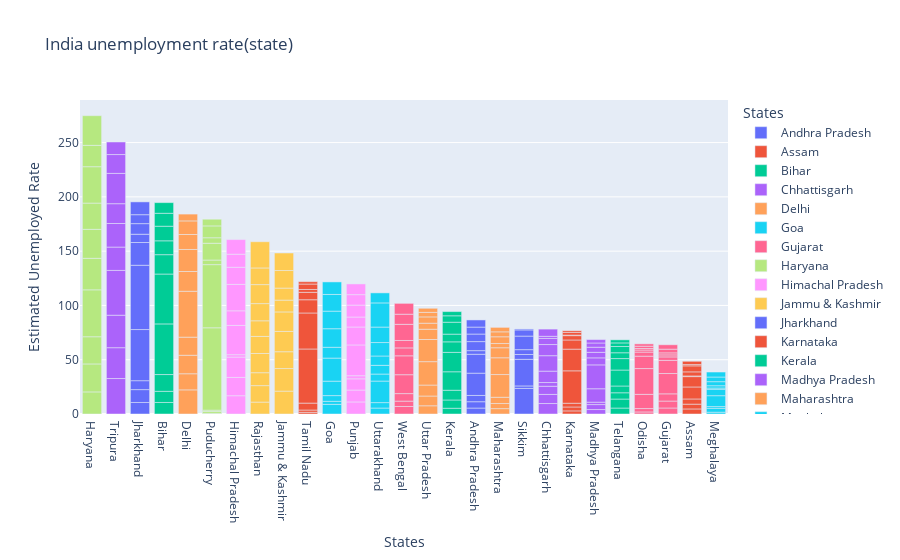

Notebook source saved alongside this figure:
### Code cell
fg=px.bar(data,x='States',y='Estimated Unemployed Rate',title='India unemployment rate(state)',template='plotly',color='States')
fg.update_layout(xaxis={'categoryorder':'total descending'})
fg.show()

### Figure 1 — Plotly figure (JSON) as saved in the notebook; plotly's stock layout.template omitted (floating-point values rounded to 4 significant figures)
{"data": [{"alignmentgroup": "True", "hovertemplate": "States=%{x}<br>Estimated Unemployed Rate=%{y}<extra></extra>", "legendgroup": "Andhra Pradesh", "marker": {"color": "#636efa", "pattern": {"shape": ""}}, "name": "Andhra Pradesh", "offsetgroup": "Andhra Pradesh", "orientation": "v", "showlegend": true, "textposition": "auto", "type": "bar", "x": ["Andhra Pradesh", "Andhra Pradesh", "Andhra Pradesh", "Andhra Pradesh", "Andhra Pradesh", "Andhra Pradesh", "Andhra Pradesh", "Andhra Pradesh", "Andhra Pradesh", "Andhra Pradesh"], "xaxis": "x", "y": [5.48, 5.83, 5.79, 20.51, 17.43, 3.31, 8.34, 6.96, 6.4, 6.59], "yaxis": "y"}, {"alignmentgroup": "True", "hovertemplate": "States=%{x}<br>Estimated Unemployed Rate=%{y}<extra></extra>", "legendgroup": "Assam", "marker": {"color": "#EF553B", "pattern": {"shape": ""}}, "name": "Assam", "offsetgroup": "Assam", "orientation": "v", "showlegend": true, "textposition": "auto", "type": "bar", "x": ["Assam", "Assam", "Assam", "Assam", "Assam", "Assam", "Assam", "Assam", "Assam", "Assam"], "xaxis": "x", "y": [4.66, 4.41, 4.77, 11.06, 9.55, 0.6, 3.77, 5.53, 1.19, 3.02], "yaxis": "y"}, {"alignmentgroup": "True", "hovertemplate": "States=%{x}<br>Estimated Unemployed Rate=%{y}<extra></extra>", "legendgroup": "Bihar", "marker": {"color": "#00cc96", "pattern": {"shape": ""}}, "name": "Bihar", "offsetgroup": "Bihar", "orientation": "v", "showlegend": true, "textposition": "auto", "type": "bar", "x": ["Bihar", "Bihar", "Bihar", "Bihar", "Bihar", "Bihar", "Bihar", "Bihar", "Bihar", "Bihar"], "xaxis": "x", "y": [10.61, 10.29, 15.43, 46.64, 45.96, 17.82, 12.79, 13.44, 11.91, 9.82], "yaxis": "y"}, {"alignmentgroup": "True", "hovertemplate": "States=%{x}<br>Estimated Unemployed Rate=%{y}<extra></extra>", "legendgroup": "Chhattisgarh", "marker": {"color": "#ab63fa", "pattern": {"shape": ""}}, "name": "Chhattisgarh", "offsetgroup": "Chhattisgarh", "orientation": "v", "showlegend": true, "textposition": "auto", "type": "bar", "x": ["Chhattisgarh", "Chhattisgarh", "Chhattisgarh", "Chhattisgarh", "Chhattisgarh", "Chhattisgarh", "Chhattisgarh", "Chhattisgarh", "Chhattisgarh", "Chhattisgarh"], "xaxis": "x", "y": [9.65, 8.38, 7.54, 3.41, 10.5, 14.23, 10.27, 5.63, 1.96, 6.62], "yaxis": "y"}, {"alignmentgroup": "True", "hovertemplate": "States=%{x}<br>Estimated Unemployed Rate=%{y}<extra></extra>", "legendgroup": "Delhi", "marker": {"color": "#FFA15A", "pattern": {"shape": ""}}, "name": "Delhi", "offsetgroup": "Delhi", "orientation": "v", "showlegend": true, "textposition": "auto", "type": "bar", "x": ["Delhi", "Delhi", "Delhi", "Delhi", "Delhi", "Delhi", "Delhi", "Delhi", "Delhi", "Delhi"], "xaxis": "x", "y": [22.23, 14.84, 17.04, 16.68, 42.27, 18.19, 20.3, 13.79, 12.53, 6.27], "yaxis": "y"}, {"alignmentgroup": "True", "hovertemplate": "States=%{x}<br>Estimated Unemployed Rate=%{y}<extra></extra>", "legendgroup": "Goa", "marker": {"color": "#19d3f3", "pattern": {"shape": ""}}, "name": "Goa", "offsetgroup": "Goa", "orientation": "v", "showlegend": true, "textposition": "auto", "type": "bar", "x": ["Goa", "Goa", "Goa", "Goa", "Goa", "Goa", "Goa", "Goa", "Goa", "Goa"], "xaxis": "x", "y": [8.89, 2.81, 5.25, 13.31, 21.25, 9.96, 17.07, 16.21, 15.38, 11.54], "yaxis": "y"}, {"alignmentgroup": "True", "hovertemplate": "States=%{x}<br>Estimated Unemployed Rate=%{y}<extra></extra>", "legendgroup": "Gujarat", "marker": {"color": "#FF6692", "pattern": {"shape": ""}}, "name": "Gujarat", "offsetgroup": "Gujarat", "orientation": "v", "showlegend": true, "textposition": "auto", "type": "bar", "x": ["Gujarat", "Gujarat", "Gujarat", "Gujarat", "Gujarat", "Gujarat", "Gujarat", "Gujarat", "Gujarat", "Gujarat"], "xaxis": "x", "y": [5.54, 6.38, 6.66, 18.71, 12.11, 3.2, 1.84, 1.87, 3.42, 4.03], "yaxis": "y"}, {"alignmentgroup": "True", "hovertemplate": "States=%{x}<br>Estimated Unemployed Rate=%{y}<extra></extra>", "legendgroup": "Haryana", "marker": {"color": "#B6E880", "pattern": {"shape": ""}}, "name": "Haryana", "offsetgroup": "Haryana", "orientation": "v", "showlegend": true, "textposition": "auto", "type": "bar", "x": ["Haryana", "Haryana", "Haryana", "Haryana", "Haryana", "Haryana", "Haryana", "Haryana", "Haryana", "Haryana"], "xaxis": "x", "y": [20.34, 25.77, 25.05, 43.22, 29.02, 26.7, 24.18, 33.5, 19.68, 27.31], "yaxis": "y"}, {"alignmentgroup": "True", "hovertemplate": "States=%{x}<br>Estimated Unemployed Rate=%{y}<extra></extra>", "legendgroup": "Himachal Pradesh", "marker": {"color": "#FF97FF", "pattern": {"shape": ""}}, "name": "Himachal Pradesh", "offsetgroup": "Himachal Pradesh", "orientation": "v", "showlegend": true, "textposition": "auto", "type": "bar", "x": ["Himachal Pradesh", "Himachal Pradesh", "Himachal Pradesh", "Himachal Pradesh", "Himachal Pradesh", "Himachal Pradesh", "Himachal Pradesh", "Himachal Pradesh", "Himachal Pradesh", "Himachal Pradesh"], "xaxis": "x", "y": [16.83, 16.84, 18.76, 2.2, 26.95, 13.47, 24.31, 15.79, 12.04, 13.46], "yaxis": "y"}, {"alignmentgroup": "True", "hovertemplate": "States=%{x}<br>Estimated Unemployed Rate=%{y}<extra></extra>", "legendgroup": "Jammu & Kashmir", "marker": {"color": "#FECB52", "pattern": {"shape": ""}}, "name": "Jammu & Kashmir", "offsetgroup": "Jammu & Kashmir", "orientation": "v", "showlegend": true, "textposition": "auto", "type": "bar", "x": ["Jammu & Kashmir", "Jammu & Kashmir", "Jammu & Kashmir", "Jammu & Kashmir", "Jammu & Kashmir", "Jammu & Kashmir", "Jammu & Kashmir", "Jammu & Kashmir", "Jammu & Kashmir"], "xaxis": "x", "y": [21.08, 20.78, 15.5, 18.74, 17.92, 10.88, 11.09, 16.17, 16.14], "yaxis": "y"}, {"alignmentgroup": "True", "hovertemplate": "States=%{x}<br>Estimated Unemployed Rate=%{y}<extra></extra>", "legendgroup": "Jharkhand", "marker": {"color": "#636efa", "pattern": {"shape": ""}}, "name": "Jharkhand", "offsetgroup": "Jharkhand", "orientation": "v", "showlegend": true, "textposition": "auto", "type": "bar", "x": ["Jharkhand", "Jharkhand", "Jharkhand", "Jharkhand", "Jharkhand", "Jharkhand", "Jharkhand", "Jharkhand", "Jharkhand", "Jharkhand"], "xaxis": "x", "y": [10.61, 11.85, 8.23, 47.09, 59.23, 20.95, 7.63, 9.76, 8.24, 11.8], "yaxis": "y"}, {"alignmentgroup": "True", "hovertemplate": "States=%{x}<br>Estimated Unemployed Rate=%{y}<extra></extra>", "legendgroup": "Karnataka", "marker": {"color": "#EF553B", "pattern": {"shape": ""}}, "name": "Karnataka", "offsetgroup": "Karnataka", "orientation": "v", "showlegend": true, "textposition": "auto", "type": "bar", "x": ["Karnataka", "Karnataka", "Karnataka", "Karnataka", "Karnataka", "Karnataka", "Karnataka", "Karnataka", "Karnataka", "Karnataka"], "xaxis": "x", "y": [2.86, 3.61, 3.46, 29.84, 19.97, 8.44, 4.01, 0.5, 2.41, 1.58], "yaxis": "y"}, {"alignmentgroup": "True", "hovertemplate": "States=%{x}<br>Estimated Unemployed Rate=%{y}<extra></extra>", "legendgroup": "Kerala", "marker": {"color": "#00cc96", "pattern": {"shape": ""}}, "name": "Kerala", "offsetgroup": "Kerala", "orientation": "v", "showlegend": true, "textposition": "auto", "type": "bar", "x": ["Kerala", "Kerala", "Kerala", "Kerala", "Kerala", "Kerala", "Kerala", "Kerala", "Kerala", "Kerala"], "xaxis": "x", "y": [5.31, 7.6, 8.99, 16.99, 17.88, 9.71, 7.09, 10.98, 5.91, 3.88], "yaxis": "y"}, {"alignmentgroup": "True", "hovertemplate": "States=%{x}<br>Estimated Unemployed Rate=%{y}<extra></extra>", "legendgroup": "Madhya Pradesh", "marker": {"color": "#ab63fa", "pattern": {"shape": ""}}, "name": "Madhya Pradesh", "offsetgroup": "Madhya Pradesh", "orientation": "v", "showlegend": true, "textposition": "auto", "type": "bar", "x": ["Madhya Pradesh", "Madhya Pradesh", "Madhya Pradesh", "Madhya Pradesh", "Madhya Pradesh", "Madhya Pradesh", "Madhya Pradesh", "Madhya Pradesh", "Madhya Pradesh", "Madhya Pradesh"], "xaxis": "x", "y": [4.11, 4.57, 2.22, 12.36, 21.98, 6.48, 5.08, 4.7, 3.91, 3.13], "yaxis": "y"}, {"alignmentgroup": "True", "hovertemplate": "States=%{x}<br>Estimated Unemployed Rate=%{y}<extra></extra>", "legendgroup": "Maharashtra", "marker": {"color": "#FFA15A", "pattern": {"shape": ""}}, "name": "Maharashtra", "offsetgroup": "Maharashtra", "orientation": "v", "showlegend": true, "textposition": "auto", "type": "bar", "x": ["Maharashtra", "Maharashtra", "Maharashtra", "Maharashtra", "Maharashtra", "Maharashtra", "Maharashtra", "Maharashtra", "Maharashtra", "Maharashtra"], "xaxis": "x", "y": [4.95, 4.69, 5.79, 20.9, 15.46, 9.23, 3.89, 6.23, 4.55, 4.1], "yaxis": "y"}, {"alignmentgroup": "True", "hovertemplate": "States=%{x}<br>Estimated Unemployed Rate=%{y}<extra></extra>", "legendgroup": "Meghalaya", "marker": {"color": "#19d3f3", "pattern": {"shape": ""}}, "name": "Meghalaya", "offsetgroup": "Meghalaya", "orientation": "v", "showlegend": true, "textposition": "auto", "type": "bar", "x": ["Meghalaya", "Meghalaya", "Meghalaya", "Meghalaya", "Meghalaya", "Meghalaya", "Meghalaya", "Meghalaya", "Meghalaya", "Meghalaya"], "xaxis": "x", "y": [1.66, 3.59, 1.58, 10.03, 5.92, 1.15, 2.1, 3.74, 4.29, 4.6], "yaxis": "y"}, {"alignmentgroup": "True", "hovertemplate": "States=%{x}<br>Estimated Unemployed Rate=%{y}<extra></extra>", "legendgroup": "Odisha", "marker": {"color": "#FF6692", "pattern": {"shape": ""}}, "name": "Odisha", "offsetgroup": "Odisha", "orientation": "v", "showlegend": true, "textposition": "auto", "type": "bar", "x": ["Odisha", "Odisha", "Odisha", "Odisha", "Odisha", "Odisha", "Odisha", "Odisha", "Odisha", "Odisha"], "xaxis": "x", "y": [1.9, 3.12, 13.08, 23.76, 11.41, 3.77, 1.88, 1.42, 2.1, 2.18], "yaxis": "y"}, {"alignmentgroup": "True", "hovertemplate": "States=%{x}<br>Estimated Unemployed Rate=%{y}<extra></extra>", "legendgroup": "Puducherry", "marker": {"color": "#B6E880", "pattern": {"shape": ""}}, "name": "Puducherry", "offsetgroup": "Puducherry", "orientation": "v", "showlegend": true, "textposition": "auto", "type": "bar", "x": ["Puducherry", "Puducherry", "Puducherry", "Puducherry", "Puducherry", "Puducherry", "Puducherry", "Puducherry", "Puducherry", "Puducherry"], "xaxis": "x", "y": [0.58, 1.76, 1.2, 75.85, 58.19, 4.24, 15.47, 5.05, 10.9, 6.18], "yaxis": "y"}, {"alignmentgroup": "True", "hovertemplate": "States=%{x}<br>Estimated Unemployed Rate=%{y}<extra></extra>", "legendgroup": "Punjab", "marker": {"color": "#FF97FF", "pattern": {"shape": ""}}, "name": "Punjab", "offsetgroup": "Punjab", "orientation": "v", "showlegend": true, "textposition": "auto", "type": "bar", "x": ["Punjab", "Punjab", "Punjab", "Punjab", "Punjab", "Punjab", "Punjab", "Punjab", "Punjab", "Punjab"], "xaxis": "x", "y": [11.11, 10.97, 10.32, 2.86, 28.33, 16.55, 9.19, 10.99, 9.61, 9.88], "yaxis": "y"}, {"alignmentgroup": "True", "hovertemplate": "States=%{x}<br>Estimated Unemployed Rate=%{y}<extra></extra>", "legendgroup": "Rajasthan", "marker": {"color": "#FECB52", "pattern": {"shape": ""}}, "name": "Rajasthan", "offsetgroup": "Rajasthan", "orientation": "v", "showlegend": true, "textposition": "auto", "type": "bar", "x": ["Rajasthan", "Rajasthan", "Rajasthan", "Rajasthan", "Rajasthan", "Rajasthan", "Rajasthan", "Rajasthan", "Rajasthan", "Rajasthan"], "xaxis": "x", "y": [10.97, 15.16, 11.9, 17.7, 15.74, 14.39, 15.81, 17.51, 15.35, 24.15], "yaxis": "y"}, {"alignmentgroup": "True", "hovertemplate": "States=%{x}<br>Estimated Unemployed Rate=%{y}<extra></extra>", "legendgroup": "Sikkim", "marker": {"color": "#636efa", "pattern": {"shape": ""}}, "name": "Sikkim", "offsetgroup": "Sikkim", "orientation": "v", "showlegend": true, "textposition": "auto", "type": "bar", "x": ["Sikkim", "Sikkim", "Sikkim", "Sikkim", "Sikkim", "Sikkim", "Sikkim", "Sikkim"], "xaxis": "x", "y": [23.57, 2.28, 24.51, 4.46, 4.45, 12.49, 5.7, 0.88], "yaxis": "y"}, {"alignmentgroup": "True", "hovertemplate": "States=%{x}<br>Estimated Unemployed Rate=%{y}<extra></extra>", "legendgroup": "Tamil Nadu", "marker": {"color": "#EF553B", "pattern": {"shape": ""}}, "name": "Tamil Nadu", "offsetgroup": "Tamil Nadu", "orientation": "v", "showlegend": true, "textposition": "auto", "type": "bar", "x": ["Tamil Nadu", "Tamil Nadu", "Tamil Nadu", "Tamil Nadu", "Tamil Nadu", "Tamil Nadu", "Tamil Nadu", "Tamil Nadu", "Tamil Nadu", "Tamil Nadu"], "xaxis": "x", "y": [1.57, 2.09, 6.4, 49.83, 33.16, 12.2, 6.81, 2.65, 5, 2.16], "yaxis": "y"}, {"alignmentgroup": "True", "hovertemplate": "States=%{x}<br>Estimated Unemployed Rate=%{y}<extra></extra>", "legendgroup": "Telangana", "marker": {"color": "#00cc96", "pattern": {"shape": ""}}, "name": "Telangana", "offsetgroup": "Telangana", "orientation": "v", "showlegend": true, "textposition": "auto", "type": "bar", "x": ["Telangana", "Telangana", "Telangana", "Telangana", "Telangana", "Telangana", "Telangana", "Telangana", "Telangana", "Telangana"], "xaxis": "x", "y": [5.49, 8.29, 5.77, 6.25, 14.7, 10.55, 5.36, 5.79, 3.27, 2.86], "yaxis": "y"}, {"alignmentgroup": "True", "hovertemplate": "States=%{x}<br>Estimated Unemployed Rate=%{y}<extra></extra>", "legendgroup": "Tripura", "marker": {"color": "#ab63fa", "pattern": {"shape": ""}}, "name": "Tripura", "offsetgroup": "Tripura", "orientation": "v", "showlegend": true, "textposition": "auto", "type": "bar", "x": ["Tripura", "Tripura", "Tripura", "Tripura", "Tripura", "Tripura", "Tripura", "Tripura", "Tripura", "Tripura"], "xaxis": "x", "y": [32.67, 28.4, 29.95, 41.23, 21.51, 21.71, 18.24, 27.92, 17.35, 11.57], "yaxis": "y"}, {"alignmentgroup": "True", "hovertemplate": "States=%{x}<br>Estimated Unemployed Rate=%{y}<extra></extra>", "legendgroup": "Uttar Pradesh", "marker": {"color": "#FFA15A", "pattern": {"shape": ""}}, "name": "Uttar Pradesh", "offsetgroup": "Uttar Pradesh", "orientation": "v", "showlegend": true, "textposition": "auto", "type": "bar", "x": ["Uttar Pradesh", "Uttar Pradesh", "Uttar Pradesh", "Uttar Pradesh", "Uttar Pradesh", "Uttar Pradesh", "Uttar Pradesh", "Uttar Pradesh", "Uttar Pradesh", "Uttar Pradesh"], "xaxis": "x", "y": [7.58, 8.98, 10.11, 21.54, 20.41, 9.47, 5.56, 5.79, 4.18, 3.75], "yaxis": "y"}, {"alignmentgroup": "True", "hovertemplate": "States=%{x}<br>Estimated Unemployed Rate=%{y}<extra></extra>", "legendgroup": "Uttarakhand", "marker": {"color": "#19d3f3", "pattern": {"shape": ""}}, "name": "Uttarakhand", "offsetgroup": "Uttarakhand", "orientation": "v", "showlegend": true, "textposition": "auto", "type": "bar", "x": ["Uttarakhand", "Uttarakhand", "Uttarakhand", "Uttarakhand", "Uttarakhand", "Uttarakhand", "Uttarakhand", "Uttarakhand", "Uttarakhand", "Uttarakhand"], "xaxis": "x", "y": [5.49, 4.99, 19.85, 6.48, 8.01, 8.61, 12.38, 14.26, 22.26, 9.23], "yaxis": "y"}, {"alignmentgroup": "True", "hovertemplate": "States=%{x}<br>Estimated Unemployed Rate=%{y}<extra></extra>", "legendgroup": "West Bengal", "marker": {"color": "#FF6692", "pattern": {"shape": ""}}, "name": "West Bengal", "offsetgroup": "West Bengal", "orientation": "v", "showlegend": true, "textposition": "auto", "type": "bar", "x": ["West Bengal", "West Bengal", "West Bengal", "West Bengal", "West Bengal", "West Bengal", "West Bengal", "West Bengal", "West Bengal", "West Bengal"], "xaxis": "x", "y": [6.94, 4.92, 6.92, 17.41, 17.41, 7.29, 6.83, 14.87, 9.35, 9.98], "yaxis": "y"}], "layout": {"barmode": "relative", "legend": {"title": {"text": "States"}, "tracegroupgap": 0}, "title": {"text": "India unemployment rate(state)"}, "xaxis": {"anchor": "y", "categoryarray": ["Andhra Pradesh", "Assam", "Bihar", "Chhattisgarh", "Delhi", "Goa", "Gujarat", "Haryana", "Himachal Pradesh", "Jammu & Kashmir", "Jharkhand", "Karnataka", "Kerala", "Madhya Pradesh", "Maharashtra", "Meghalaya", "Odisha", "Puducherry", "Punjab", "Rajasthan", "Sikkim", "Tamil Nadu", "Telangana", "Tripura", "Uttar Pradesh", "Uttarakhand", "West Bengal"], "categoryorder": "total descending", "domain": [0, 1], "title": {"text": "States"}}, "yaxis": {"anchor": "x", "domain": [0, 1], "title": {"text": "Estimated Unemployed Rate"}}}}
